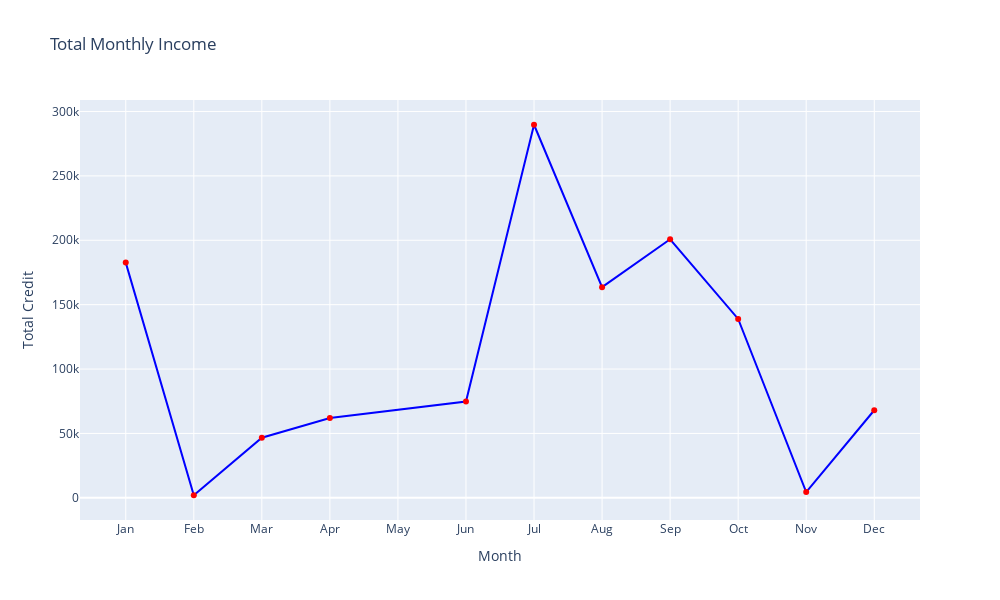

The code cell stored with this chart in its notebook:
### Markdown cell above
# Data Exploration

### Code cell
# Exploring the rate of income per month

df['Value Month'] = df['Value Date'].dt.month

# aggregate total credit by value month
monthly_value = df.groupby('Value Month')['total_credit'].sum()

fig = go.Figure(data=[
    go.Scatter(
        x=monthly_value.index,
        y=monthly_value.values,
        marker=dict(color='red'),
        line=dict(color='blue')
    )
])

fig.update_layout(
    title='Total Monthly Income',
    xaxis_title='Month',
    yaxis_title='Total Credit',
    xaxis=dict(
        tickmode='array',
        tickvals=list(range(1, 13)),
        ticktext=['Jan', 'Feb', 'Mar', 'Apr', 'May', 'Jun', 'Jul', 'Aug', 'Sep', 'Oct', 'Nov', 'Dec']
    ),
    height=600,
    width=1000
)

fig.show()

### Figure 1 — Plotly figure (JSON) as saved in the notebook; plotly's stock layout.template omitted (floating-point values rounded to 4 significant figures)
{"data": [{"line": {"color": "blue"}, "marker": {"color": "red"}, "type": "scatter", "x": [1, 2, 3, 4, 6, 7, 8, 9, 10, 11, 12], "y": [182650, 2000, 46700, 62050, 74800, 289700, 163600, 200800, 138900, 4500, 68000]}], "layout": {"height": 600, "title": {"text": "Total Monthly Income"}, "width": 1000, "xaxis": {"tickmode": "array", "ticktext": ["Jan", "Feb", "Mar", "Apr", "May", "Jun", "Jul", "Aug", "Sep", "Oct", "Nov", "Dec"], "tickvals": [1, 2, 3, 4, 5, 6, 7, 8, 9, 10, 11, 12], "title": {"text": "Month"}}, "yaxis": {"title": {"text": "Total Credit"}}}}
